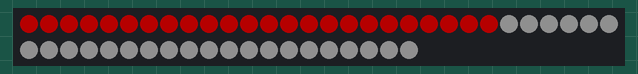
Recording of a sketch running on a simulated Arduino Uno, built with avr-gcc and run on an emulated ATmega328P. Shown: 50 RGB LEDs in strip order, left to right, continuing on the next row. Dim RGB values are drawn brighter than linear; random numbers use the default seed unless the sketch sets one.

Above: at 0.01 s.
At 4.9 s:
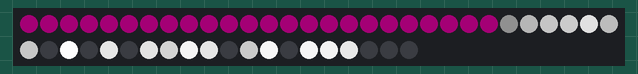
At 9.93 s:
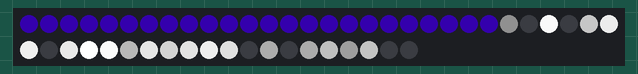
At 19.98 s:
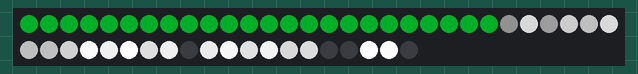
At 29.89 s:
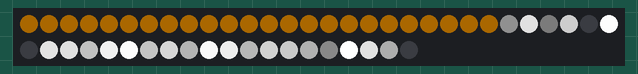
At 39.95 s:
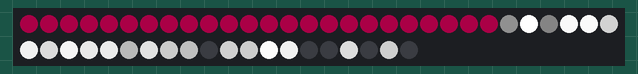

The sketch:

v1.ino
```cpp
#include <FastLED.h>

// How many leds in your strip?
#define NUM_LEDS 50
#define BORDER 24 // <24 in loops
#define BORDER_SPEED 20
#define BORDER_BRIGHTNESS 128
#define STAR_BRIGHTNESS 16

#define DATA_PIN 3
// Define the array of leds
CRGB leds[NUM_LEDS];
int hue;

void setup() {
    FastLED.addLeds<NEOPIXEL, DATA_PIN>(leds, NUM_LEDS);  // GRB ordering is assumed
    for (int x= BORDER; x<NUM_LEDS; x++){
      leds[x] = CRGB(STAR_BRIGHTNESS,STAR_BRIGHTNESS,STAR_BRIGHTNESS);
    }
    hue = 0;
}

// >1
void dim_stars(float ratio){
  for (int x =BORDER+1; x<NUM_LEDS; x++){
      leds[x][0] /= ratio;
      leds[x][1] /= ratio;
      leds[x][2] /= ratio;
  }
}

void loop() {
    int change = 0;
    dim_stars(1.01);
    for (int i = 0; i<BORDER; i++){
      leds[i] = CHSV(hue, 255, BORDER_BRIGHTNESS);
    }

  /*
    for (int i = BORDER+1; i<NUM_LEDS; i++){
      change = random(0, 16) - 16;
      leds[i][0] += change;
      leds[i][1] += change;
      leds[i][2] += change;
    }
  */
    //twinkle
    if (random(1, 5) == 1){
      int index = random(BORDER+1, NUM_LEDS-1);
      leds[index][0] = 255;
      leds[index][1] = 255;
      leds[index][2] = 255;
    }
   FastLED.show();
   delay(40);
   hue += 2;
  }
```
